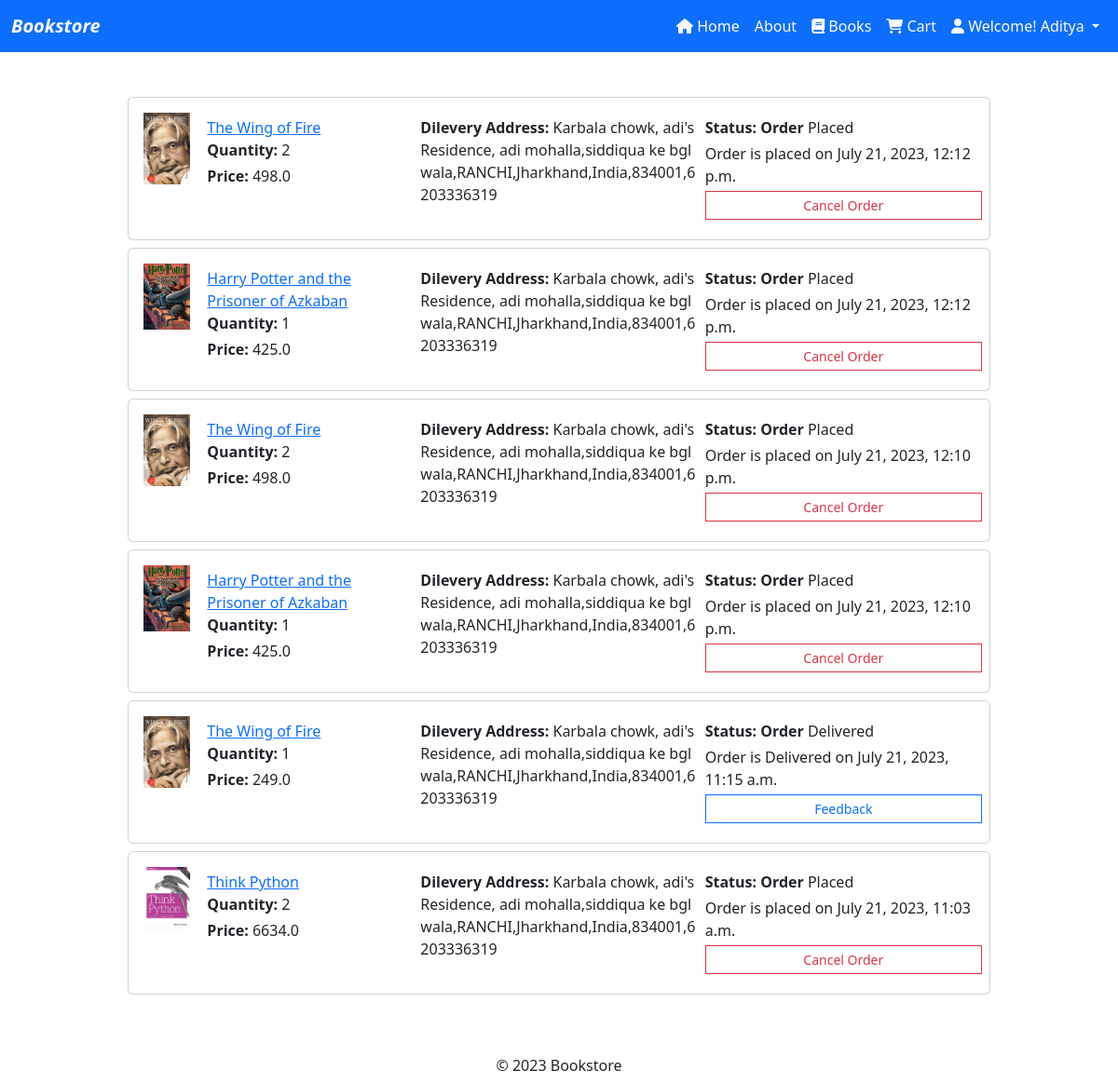
Page /book/oders/ (signed in) on the committed database.
### book/models.py (models this page shows, shortened)
class Order(models.Model):
     STATUS_OPTION = [
            ("Placed", "Placed"),
            ("Packed", "Packed"),
            ("Shipped", "Shipped"),
            ("Delivered", "Delivered"),
            ("Cancelled", "Cancelled"),
     ]
     PAYMENT_MODES =[
          ("COD", "COD"),
          ("Online","Online")
     ]
     user = models.ForeignKey(User, on_delete=models. DO_NOTHING)
     book = models.ForeignKey(Book, on_delete=models. DO_NOTHING)
     address = models.ForeignKey(Address, on_delete=models. DO_NOTHING)
     quantity = models.IntegerField()
     price = models.FloatField()
     status = models.CharField( max_length=20, choices=STATUS_OPTION, default='Placed')
     payment_mehtod = models.CharField( max_length=50, choices=PAYMENT_MODES)
     created_at = models.DateTimeField(auto_now_add=True)
     updated_at = models.DateTimeField(auto_now=True)

class Book(models.Model):
    category = models.ForeignKey(Category, on_delete=models.CASCADE)
    title = models.CharField(max_length=255)
    author = models.CharField(max_length=255)
    publisher = models.CharField(max_length=255)
    publication_year = models.IntegerField()
    price = models.FloatField()
    description = models.TextField()
    is_available = models.BooleanField(default=True)
    image = models.ImageField(upload_to="book_images",null=True,blank=True)

### user/models.py (models this page shows)
class Address(models.Model):
    user = models.ForeignKey(User, on_delete=models.CASCADE)
    address_line_one = models.CharField(max_length=255)
    address_line_two = models.CharField(max_length=255)
    locality = models.CharField(max_length=255)
    landmark = models.CharField(max_length=255)
    city = models.CharField(max_length=255)
    state = models.CharField(max_length=255)
    country = models.CharField(max_length=255)
    zip= models.CharField(max_length=10)
    mobile = models.CharField(max_length=10)
    def __str__(self):
        return self.address_line_one+", "+self.address_line_two+", "+self.locality+","+self.landmark+","+self.city+","+self.state+","+self.country+","+self.zip+","+self.mobile

### book/views.py (the view)
# urls.py: path("oders/", orders, name="orders"),
def orders(request):
      orders = Order.objects.filter(user=request.user) .order_by('-id')
      context = {
            "orders": orders
      }
      return render(request, 'book/orders.html',context)

### templates/book/orders.html (shortened to what this page needs)
{% extends 'base.html' %}
{% block content %}
<div class = "container my-5">
    <div class = "row">
        <div class="col-md-10 mx-auto">
            {% for order in orders  %}
            <div class="card mb-2">
                <div class="card-body">
                    <div class="row">
                        <div class="col-md-1">
                            <img src="{{order.book.image.url}}"
                            style="width:50px">
                        </div>
                        <div class="col-md-3 p-1">
                            <a href="{% url 'book_details' order.book.id %}" class="d-block fw=smibold">{{order.book.title}}</a>
                            <p class="mb-1"><b>Quantity: </b>{{order.quantity}}</p>
                            <p class="mb-1"><b>Price: </b>{{order.price}}</p>
                        </div>
                        <div class="col-md-4 p-1">
                            <p><b>Dilevery Address: </b>{{order.address}}</p>
                        </div>
                        <div class="col-md-4 p-1">
                            <p class="mb-1"><b>Status: Order </b>{{order.status}}</p>
                            <div>
                                {% if order.status == "Delivered" %}
                                    <p class="mb-1">Order is Delivered on {{order.updated_at}}</p>
                                    <a href=""
                                    class="btn btn-sm btn-outline-primary rounded-0 d-block"
                                    data-bs-toggle="modal"
                                    data-bs-target="#feedbackModal"
                                    data-book-id="{{order.book.id}}"
                                    data-book-title="{{order.book.title}}"
                                    onclick="setBookDetails(event)"
                                    >Feedback</a>
                                {% else %}
                            <p class="mb-1">Order is placed  on {{order.created_at}}</p>
                                <a href="" class="btn btn-sm btn-outline-danger rounded-0 d-block">Cancel Order</a>
                                {% endif %}
                            </div>
                        </div>
                    </div>
                </div>
            </div>
            {% endfor %}
        </div>
    </div>
</div>
{% endblock content %}

### templates/base.html (shortened to what this page needs)
{% load static %}
<!DOCTYPE html>
<html lang="en">
<head>
      <link rel="stylesheet" href="https://cdnjs.cloudflare.com/ajax/libs/font-awesome/6.4.0/css/all.min.css" />
      <link rel="stylesheet" href="{% static 'bootstrap/bootstrap.min.css' %}">
      <link rel="stylesheet" href="{% static 'css/style.css' %}">
</head>
<body>
      <nav class="navbar navbar-expand-lg bg-primary  ">
            <div class="container-fluid">
              <a class="navbar-brand" href="#"><b class="fst-italic text-light">Bookstore</b></a>
              <div class="collapse navbar-collapse" id="navbarNav">
                <ul class="navbar-nav ms-auto">
                  <li class="nav-item">
                    <a class="nav-link active text-light" aria-current="page" href="{% url 'index' %}"><i class="fa-solid fa-house text-light"></i> Home</a>
                  </li>
                  <li class="nav-item">
                    <a class="nav-link active text-light" aria-current="page" href="{% url 'aboutus' %}">About</a>
                  </li>
                  <li class="nav-item">
                    <a class="nav-link active text-light" aria-current="page" href="{% url 'all_books' %}"><i class="fa-solid fa-book text-light"></i> Books</a>
                  </li>
                  {% if user.is_authenticated %}
                  <li class="nav-item ">
                    <a class="nav-link active text-light" aria-current="page" href="{% url 'cart' %}"><i class="fa-solid fa-cart-shopping "></i> Cart</a>
                  </li>
                  <li class="nav-item dropdown">
                    <a class="nav-link dropdown-toggle active text-light" href="#" role="button" data-bs-toggle="dropdown" aria-expanded="false">
                      <i class="fa-solid fa-user"></i> Welcome! {{user.first_name}}
                    </a>
                  </li>
                  {% endif %}
                </ul>
              </div>
            </div>
          </nav>
      {% block content %}
      {% endblock content %}
      <footer class="text-center py-2 ">
            &copy; 2023 Bookstore
      </footer>
</body>
</html>

### rows in the picture
Order: book.image (picture), book "The Wing of Fire", quantity "2", price "498.0", address "Karbala chowk, adi's Residence, adi mohalla,siddiqua ke bgl wala,RANCHI,Jharkhand,India,834001,6203336319", status "Placed", created_at "July 21, 2023, 12:12 p.m."
Order: book.image (picture), book "Harry Potter and the Prisoner of Azkaban", quantity "1", price "425.0", address "Karbala chowk, adi's Residence, adi mohalla,siddiqua ke bgl wala,RANCHI,Jharkhand,India,834001,6203336319", status "Placed", created_at "July 21, 2023, 12:12 p.m."
Order: book.image (picture), book "The Wing of Fire", quantity "2", price "498.0", address "Karbala chowk, adi's Residence, adi mohalla,siddiqua ke bgl wala,RANCHI,Jharkhand,India,834001,6203336319", status "Placed", created_at "July 21, 2023, 12:10 p.m."
Order: book.image (picture), book "Harry Potter and the Prisoner of Azkaban", quantity "1", price "425.0", address "Karbala chowk, adi's Residence, adi mohalla,siddiqua ke bgl wala,RANCHI,Jharkhand,India,834001,6203336319", status "Placed", created_at "July 21, 2023, 12:10 p.m."
Order: book.image (picture), book "The Wing of Fire", quantity "1", price "249.0", address "Karbala chowk, adi's Residence, adi mohalla,siddiqua ke bgl wala,RANCHI,Jharkhand,India,834001,6203336319", status "Delivered", updated_at "July 21, 2023, 11:15 a.m."
Order: book.image (picture), book "Think Python", quantity "2", price "6634.0", address "Karbala chowk, adi's Residence, adi mohalla,siddiqua ke bgl wala,RANCHI,Jharkhand,India,834001,6203336319", status "Placed", created_at "July 21, 2023, 11:03 a.m."

### other values in the picture
{{ user.first_name }} "Aditya"
